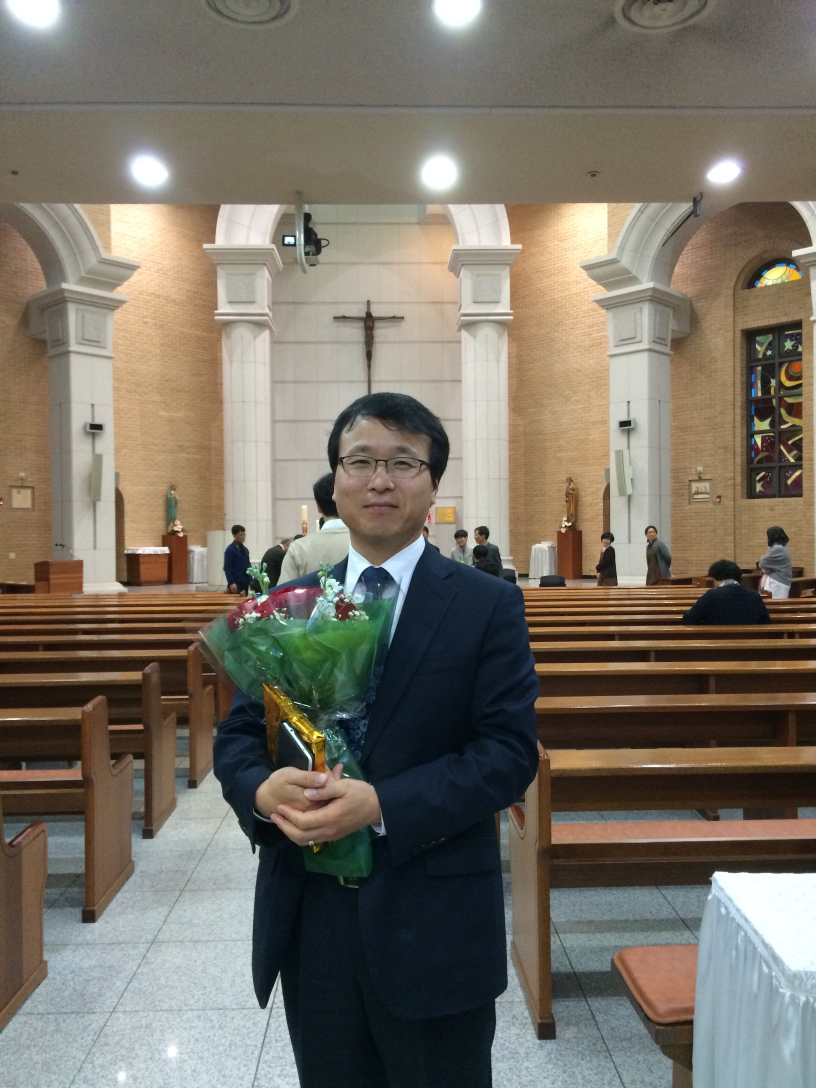
#> input picture Projects/images/dad.JPG, 2448 x 3264 px, found by its file name (shown at 1/3 size)
$ python foreground_extraction.py
#> lines starting #> are read from the running program, lines starting #| are printed output that depends on the picture
import cv2
import numpy as np
import matplotlib.pyplot as plt

oriimg = cv2.imread('/home/kaeun/Projects/dad.JPG')
#> oriimg is the input picture: shape (3264, 2448, 3); mean B, G, R 102.2, 113.8, 120.4
img = cv2.resize(oriimg, None, fx=0.4, fy=0.4)
mask = np.zeros(img.shape[:2], np.uint8)
#uint8 is the datatype

bgdModel = np.zeros((1, 65), np.float64)
fgdModel = np.zeros((1, 65), np.float64)

rect = (270, 400, 360, 940)
#this is the coordinates of a rectangle which includes the foreground object in the format (x,y,w,h)


cv2.grabCut(img, mask, rect, bgdModel, fgdModel, 5, cv2.GC_INIT_WITH_RECT)
mask2 = np.where((mask==2) | (mask==0), 0, 1).astype('uint8')
#(0 or 2) or (1 or 3)

img = img*mask2[:,:,np.newaxis]
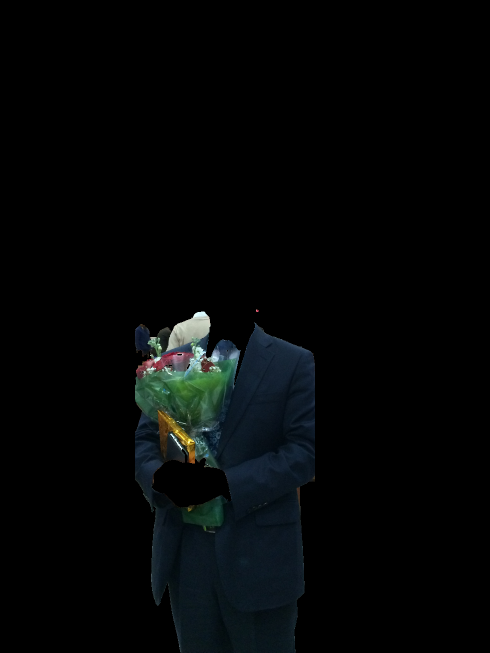
#> img: shape (1306, 979, 3) (shown at 1/2 size); mean B, G, R 6.6, 6.2, 4.1


newimg = cv2.imread('/home/kaeun/Projects/dad_edited.JPG')
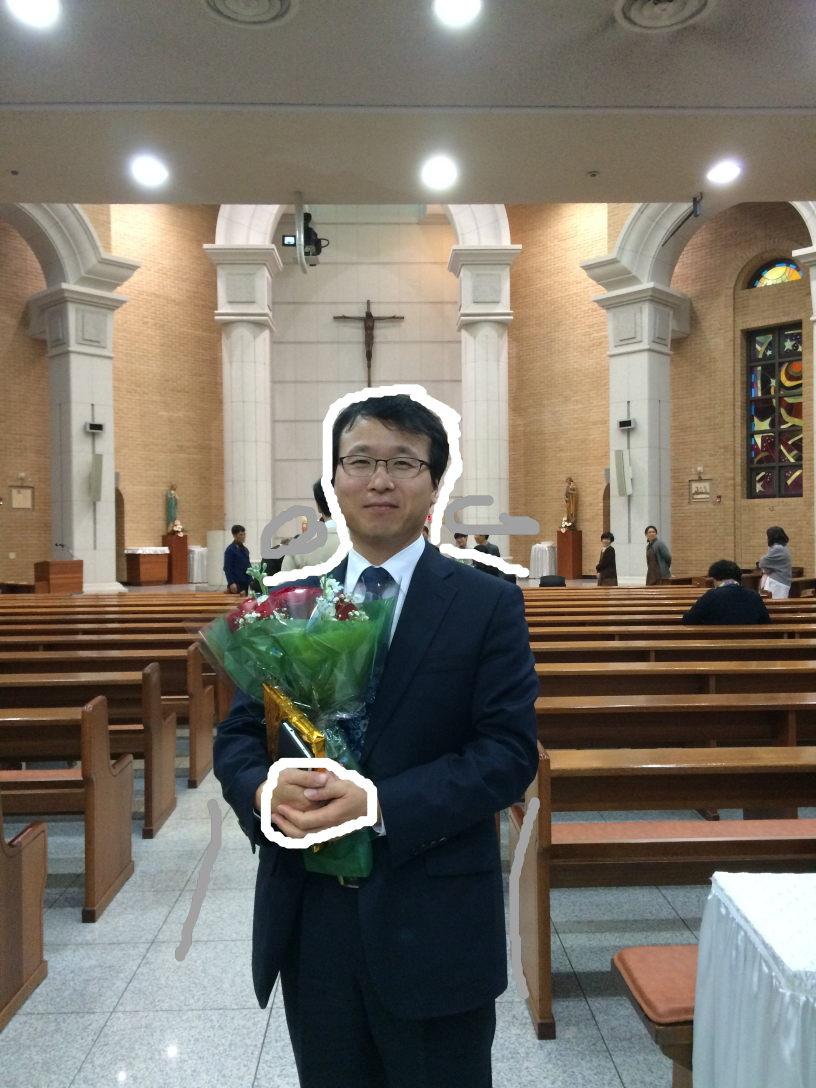
#> input picture Projects/images/dad_edited.JPG, 2448 x 3264 px, found by its file name (shown at 1/3 size)
#> newimg is the input picture: shape (3264, 2448, 3); mean B, G, R 103.8, 115.2, 121.8
newmask = cv2.resize(newimg, None, fx=0.4, fy=0.4)

#> (the run stopped early here; a loop or call above may not have finished)
